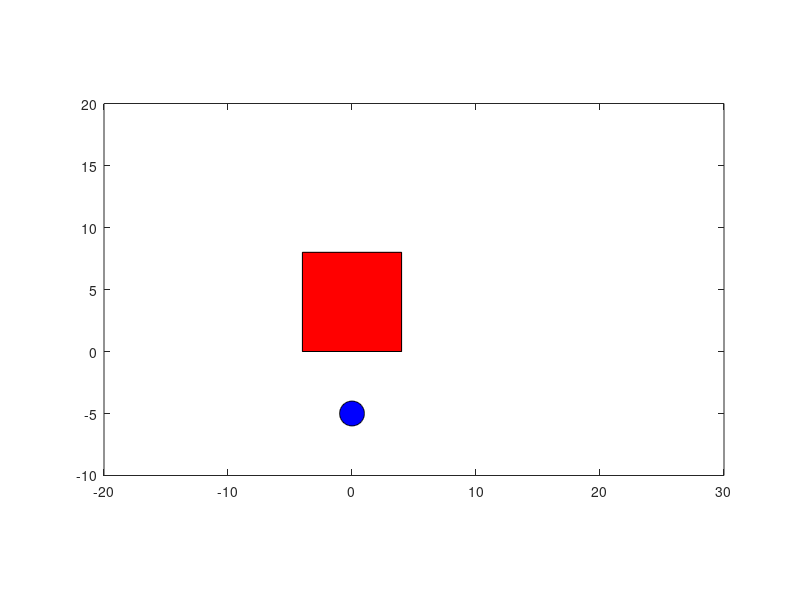

Reproduce this figure in MATLAB. (Note: this script raises an error after producing the figure.)
%---------------------- Simulation of Cart-pole System-------------------
% 
% All units are in S.I 

% Koundinya
% AE13B010

% MATLAB R2014a

%                 |        @
%                 |-Theta-/
%                 |      /
%                 |     /
%                 |    /
%                 |   /
%                 |  /
%                 | /
%                 |/
%                  -----------> X
%                 
%        State : [x x_dot theta theta_dot]          {-pi <= theta <= pi}


%-----------Animation Initialization-------

% Cart Coordinates
x_cart_vertices = [4 4 -4 -4 ];
y_cart_vertices = [8 0 0 8];

% Pendulum bob coordinates
r = 1;
v = linspace(0,2*pi);
x_pendulum = r*cos(v);
y_pendulum = -5+r*sin(v);

% Pendulum Rod coordinates
x_rod = [0 0 0 0 ];
y_rod = [4 -5 -5 4];

% Draw Objects
cart = fill(x_cart_vertices, y_cart_vertices, 'r');
hold on
pendulum = fill(x_pendulum, y_pendulum, 'b');
hold on
rod = fill(x_rod, y_rod, 'g');

% Setting Axis limits
axis([-20 30 -10 20])
axis equal
axis manual % disable auto scaling

%---------System Parameters-----------------


m=0.1; % Pendulum+Pole mass
l=0.5; % Pendulum length
M=1;   % Mass of cart

F=0;   % Control Input-Force
action=F;

%-----------Control Conditions------------
x_setpoint=1;
x_dot_setpoint=1;
theta_setpoint=1;
theta_dot_setpoint=1;

state_setpoint=[x_setpoint x_dot_setpoint theta_setpoint theta_dot_setpoint];

%-----------Initial Conditions-------------  
x_0          =   0;
x_dot_0      =   0;
theta_0      =   pi-1;
theta_dot_0  =   0;

state_initial=[x_0 x_dot_0 theta_0 theta_dot_0];


%------------------------------------------------------------

% time step
dt=0.005;
t=0:dt:2*dt;

% initialize state variables
state(2,:)=state_initial;
 
  fprintf('\n\t\t Started Simulation \n');
  
  while(1)   
  %----------------------Solving Cart-pole Dynamics-----------
 [tspan,state]=ode45(@(t,x) cartPoleDynamics(t,x,m,M,l,action),t,state_initial);
 
 if state(2,3)>2*pi
     state(2,3)=state(2,3)-2*pi;
 elseif state(2,3)<0
     state(2,3)=state(2,3)+2*pi;
 end
 
  x=state(2,1);
  x_dot=state(2,2);
  theta=state(2,3);
  theta_dot=state(2,4);
  
  state_initial=state(2,:);
  
  %----------------Control code------------------------
  

   
  %------------------------Animation---------------------------
% // Revision needed-clumsy code

    x1 = x_cart_vertices + state(2,1);   % Move cart to new location (x1,y1) after state update
    y1 = y_cart_vertices;
    set(cart,'Vertices',[x1(:) y1(:)])

    x2 = x_pendulum+ 9*sin(state(2,3))+state(2,1);  % Move pendulum bob to new location after state update
    y2 = y_pendulum+ 9*(1-cos(state(2,3)));
    set(pendulum, 'Vertices', [x2(:) y2(:)])
    
    % Move pendulum Rod to new location after state update
    x3 = [state(2,1) state(2,1)+9*sin(state(2,3)) state(2,1)+9*sin(state(2,3)) state(2,1)];
    y3 = [4 4-9*cos(state(2,3)) 4-9*cos(state(2,3)) 4] ;
    set(rod,'Vertices',[x3(:) y3(:)])
    
    %pause(0.0010);
    drawnow
end

%---------------------------------------------------------------

 fprintf('\n\t Done \n');


 
 
